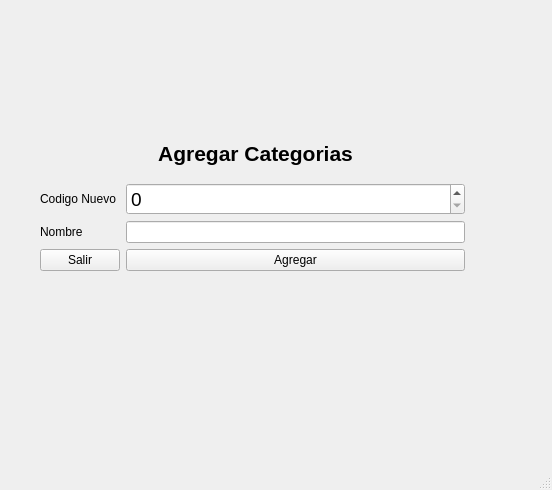
<?xml version="1.0" encoding="UTF-8"?>
<ui version="4.0">
 <class>AgregarCategorias</class>
 <widget class="QMainWindow" name="AgregarCategorias">
  <property name="geometry">
   <rect>
    <x>0</x>
    <y>0</y>
    <width>552</width>
    <height>490</height>
   </rect>
  </property>
  <property name="windowTitle">
   <string>MainWindow</string>
  </property>
  <widget class="QWidget" name="centralwidget">
   <widget class="QWidget" name="layoutWidget">
    <property name="geometry">
     <rect>
      <x>40</x>
      <y>130</y>
      <width>431</width>
      <height>141</height>
     </rect>
    </property>
    <layout class="QGridLayout" name="gridLayout">
     <item row="3" column="1">
      <widget class="QLineEdit" name="Nombre">
       <property name="maxLength">
        <number>25</number>
       </property>
      </widget>
     </item>
     <item row="4" column="0">
      <widget class="QPushButton" name="PBSalir">
       <property name="text">
        <string>Salir</string>
       </property>
      </widget>
     </item>
     <item row="1" column="1">
      <widget class="QSpinBox" name="SBCodigo">
       <property name="font">
        <font>
         <pointsize>14</pointsize>
        </font>
       </property>
       <property name="maximum">
        <number>999999999</number>
       </property>
      </widget>
     </item>
     <item row="1" column="0">
      <widget class="QLabel" name="label">
       <property name="styleSheet">
        <string notr="true">font: 75 12pt &quot;MS Shell Dlg 2&quot;;</string>
       </property>
       <property name="text">
        <string>Codigo Nuevo</string>
       </property>
      </widget>
     </item>
     <item row="3" column="0">
      <widget class="QLabel" name="label_2">
       <property name="styleSheet">
        <string notr="true">font: 75 12pt &quot;MS Shell Dlg 2&quot;;</string>
       </property>
       <property name="text">
        <string>Nombre</string>
       </property>
      </widget>
     </item>
     <item row="4" column="1">
      <widget class="QPushButton" name="PBAgregar">
       <property name="text">
        <string>Agregar</string>
       </property>
      </widget>
     </item>
     <item row="0" column="0" colspan="3">
      <widget class="QLabel" name="LTitulo">
       <property name="minimumSize">
        <size>
         <width>100</width>
         <height>0</height>
        </size>
       </property>
       <property name="font">
        <font>
         <pointsize>16</pointsize>
         <weight>75</weight>
         <bold>true</bold>
        </font>
       </property>
       <property name="text">
        <string>Agregar Categorias</string>
       </property>
       <property name="alignment">
        <set>Qt::AlignCenter</set>
       </property>
      </widget>
     </item>
    </layout>
   </widget>
  </widget>
  <widget class="QStatusBar" name="statusbar"/>
 </widget>
 <resources/>
 <connections/>
</ui>
